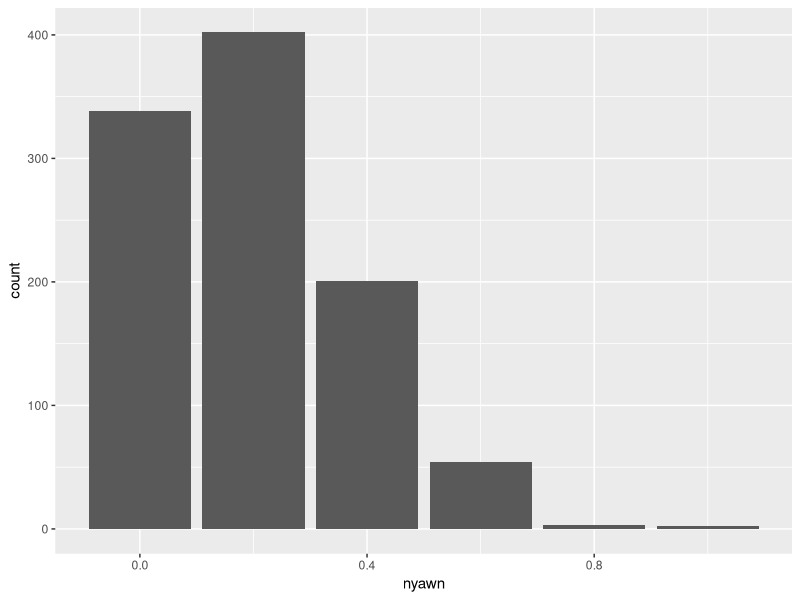

The R source for this figure: (Note: this script raises an error after producing the figure.)
## ---- chunk 1
library(tidyverse)
## ---- chunk 2
pnorm(-2)
pnorm(2)
pnorm(2) - pnorm(-2)
## ---- chunk 3
yawns = c(0, 1, 0, 0, 0)
mean(yawns)
## ---- chunk 4
boot_samples = replicate(1000, mean(sample(yawns, replace=T)))
data.frame(nyawn = boot_samples) |>
    ggplot(aes(x=nyawn)) +
    geom_bar()
## ---- chunk 5
sum(boot_samples < 0.5) / length(boot_samples)
## ---- chunk 6
# mean(okc$height)
boot_means = replicate(10000, mean(sample(okc$height, replace=T)))
mean(boot_means < 68.5)
## ---- chunk 7
pnorm
qnorm # kind of the inverse of pnorm
## ---- chunk 8
qnorm(.05)
qnorm(0.95)
## ---- chunk 9
pnorm(-1.64)
pnorm(1.64)
## ---- chunk 10
result = factor(0:20)
p = dbinom(0:20, 20, 0.5)
data.frame(result, p) |>
    ggplot(aes(x=result, y=p)) +
    geom_col()
## ---- chunk 11
results = rbinom(10000, 20, 0.5)
data.frame(results) |>
    group_by(results) |>
    summarize(n = n()) |>
    ggplot(aes(x=results, y=n)) + geom_col()
    
## ---- chunk 12
# 90% Confidence Interval
# 5%ile and 95%ile
qbinom(.05, 20, 0.5)
qbinom(.95, 20, 0.5)
